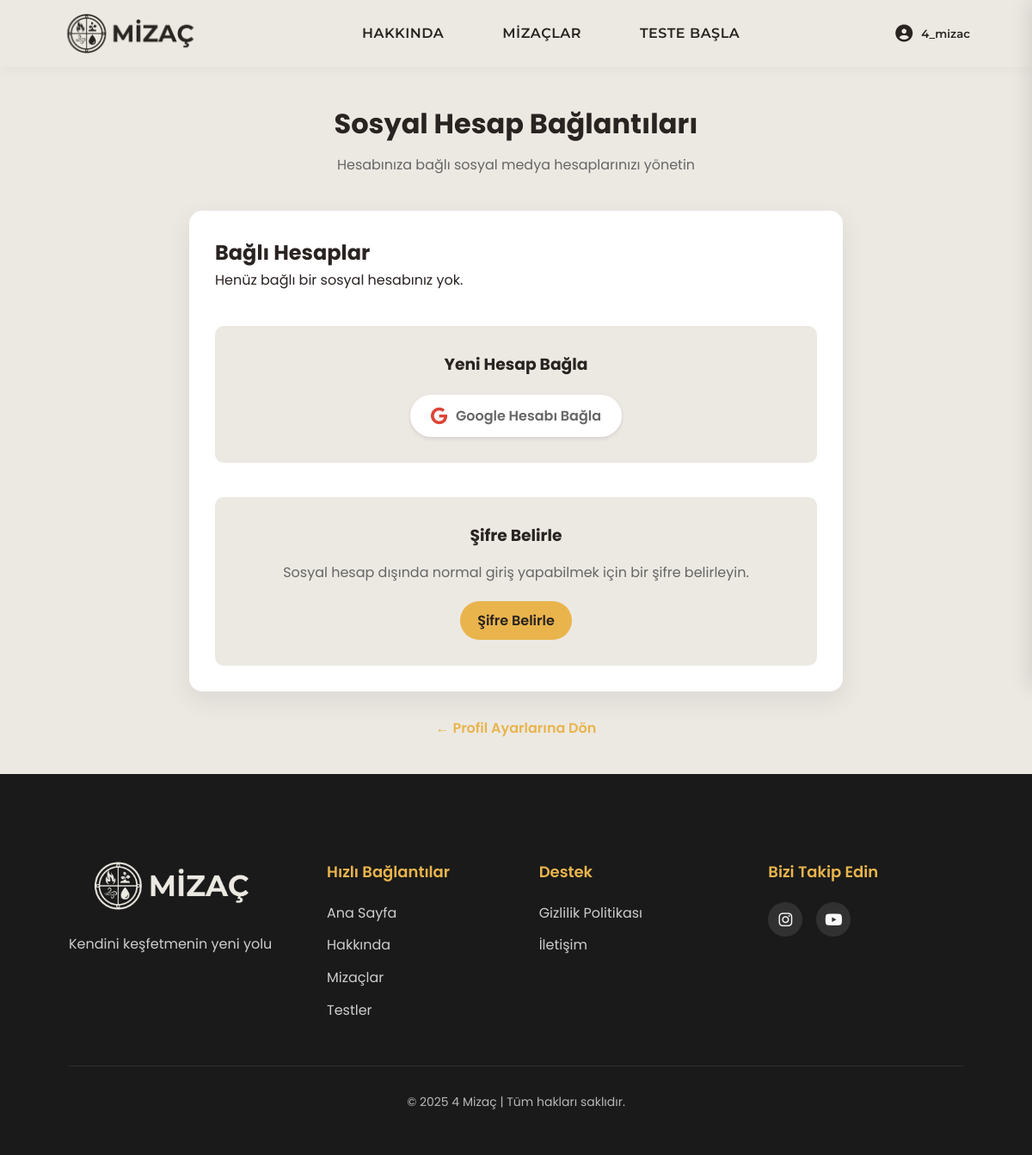
Page /accounts/social/ (signed in) on the earlier database version.
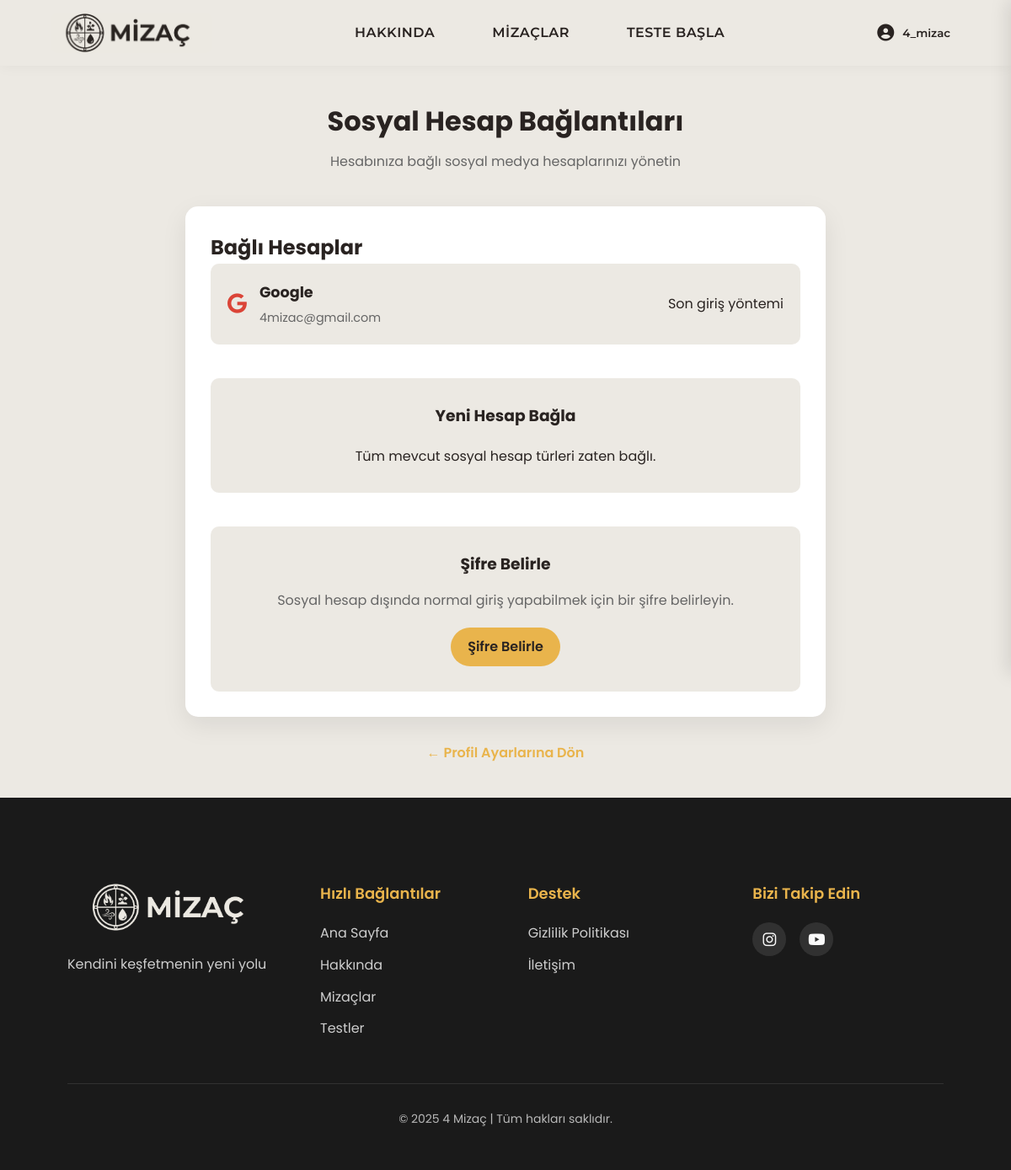
Same page on the later database version.
### accounts/models.py (models this page shows, shortened)
class SocialAccount(models.Model):
    PROVIDER_CHOICES = [
        ('google', 'Google'),
    ]
    user = models.ForeignKey(User, on_delete=models.CASCADE, related_name='social_accounts')
    provider = models.CharField(max_length=30, choices=PROVIDER_CHOICES)
    uid = models.CharField(max_length=255, help_text="Provider'dan gelen unique ID")
    email = models.EmailField()
    extra_data = models.JSONField(default=dict, blank=True)
    created_at = models.DateTimeField(auto_now_add=True)
    updated_at = models.DateTimeField(auto_now=True)
    class Meta:
        unique_together = ('provider', 'uid')
        verbose_name = 'Sosyal Hesap'
        verbose_name_plural = 'Sosyal Hesaplar'

### accounts/views.py (the view)
# urls.py: path('social/', views.social_accounts, name='social_accounts'),
@login_required
def social_accounts(request):
    from .models import SocialAccount
    social_accounts = SocialAccount.objects.filter(user=request.user)
    has_google = social_accounts.filter(provider='google').exists()
    return render(request, 'accounts/social_accounts.html', {
        'social_accounts': social_accounts,
        'has_google': has_google
    })

### templates/accounts/social_accounts.html (shortened to what this page needs)
{% extends 'base.html' %}
{% load static %}
{% block extra_css %}
<link rel="stylesheet" href="{% static 'css/profiles.css' %}">
{% endblock %}
{% block content %}
<div class="social-accounts-container">
    <div class="social-header">
        <h1>Sosyal Hesap Bağlantıları</h1>
        <p>Hesabınıza bağlı sosyal medya hesaplarınızı yönetin</p>
    </div>
    <div class="social-card">
        <div class="connected-accounts">
            <h2>Bağlı Hesaplar</h2>
            {% if social_accounts %}
                {% for account in social_accounts %}
                    <div class="account-item">
                        <div class="account-info">
                            <div class="account-icon">
                                {% if account.provider == 'google' %}
                                    <i class="fab fa-google"></i>
                                {% endif %}
                            </div>
                            <div class="account-details">
                                <h4>{{ account.provider|title }}</h4>
                                <p>{{ account.email }}</p>
                            </div>
                        </div>
                        {% if user.has_usable_password or social_accounts.count > 1 %}
                            <a href="{% url 'disconnect_social' account.provider %}"
                               class="disconnect-btn"
                               onclick="return confirm('Bu hesap bağlantısını kaldırmak istediğinize emin misiniz?')">
                                Bağlantıyı Kaldır
                            </a>
                        {% else %}
                            <span class="text-muted">Son giriş yöntemi</span>
                        {% endif %}
                    </div>
                {% endfor %}
            {% else %}
                <p>Henüz bağlı bir sosyal hesabınız yok.</p>
            {% endif %}
        </div>
        <div class="add-account">
            <h3>Yeni Hesap Bağla</h3>
            {% if not has_google %}
                <a href="{% url 'connect_google' %}" class="connect-google-btn">
                    <i class="fab fa-google"></i> Google Hesabı Bağla
                </a>
            {% else %}
                <p>Tüm mevcut sosyal hesap türleri zaten bağlı.</p>
            {% endif %}
        </div>
        {% if not user.has_usable_password %}
            <div class="password-section">
                <h3>Şifre Belirle</h3>
                <p>Sosyal hesap dışında normal giriş yapabilmek için bir şifre belirleyin.</p>
                <a href="{% url 'set_password' %}" class="set-password-btn">
                    Şifre Belirle
                </a>
            </div>
        {% endif %}
    </div>
    <div class="back-link">
        <a href="{% url 'profiles' %}">← Profil Ayarlarına Dön</a>
    </div>
</div>
{% endblock %}

### templates/base.html (shortened to what this page needs)
{% load static %}
<!DOCTYPE html>
<html lang="tr">
<head>
    {% load static %}
    <link rel="stylesheet" href="{% static 'css/base.css' %}">
    {% block extra_css %}{% endblock %}
    <link href="https://cdnjs.cloudflare.com/ajax/libs/font-awesome/6.4.0/css/all.min.css" rel="stylesheet">
</head>
<body>
    <div class="page-container">
        <header class="nav-container">
            <div class="header-content">
                <a href="{% url 'index' %}" class="logo">
                    <img src="{% static 'images/logo.jpg' %}" alt="MİZAÇ" class="logo-img">
                </a>
                <nav class="nav-links">
                    <a href="{% url 'about' %}" class="nav-item">HAKKINDA</a>
                    <a href="{% url 'temperaments' %}" class="nav-item">MİZAÇLAR</a>
                    <a href="{% url 'test_list' %}" class="nav-item">TESTE BAŞLA</a>
                </nav>
                {% if user.is_authenticated %}
                <div class="profile-container">
                    <button class="profile-button">
                        <i class="fas fa-user-circle"></i>
                        <span class="username-display">{{ user.username }}</span>
                    </button>
                </div>
                {% else %}
                    <a href="{% url 'login' %}" class="login-button"><i class="fas fa-sign-in-alt"></i> GİRİŞ YAP</a>
                {% endif %}
            </div>
        </header>
        <main>
            {% block content %}{% endblock %}
        </main>
        <footer>
            <div class="container">
                <div class="footer-content">
                    <div class="footer-logo">
                        <img src="{% static 'images/l2.jpg' %}" alt="MİZAÇ" class="footer-logo-img">
                        <p>Kendini keşfetmenin yeni yolu</p>
                    </div>
                    <div class="footer-links">
                        <div class="footer-column">
                            <h3>Hızlı Bağlantılar</h3>
                            <ul>
                                <li><a href="{% url 'index' %}">Ana Sayfa</a></li>
                                <li><a href="{% url 'about' %}">Hakkında</a></li>
                                <li><a href="{% url 'temperaments' %}">Mizaçlar</a></li>
                                <li><a href="{% url 'test_list' %}">Testler</a></li>
                            </ul>
                        </div>
                        <div class="footer-column">
                            <h3>Destek</h3>
                            <ul>
                                <li><a href="#">Gizlilik Politikası</a></li>
                                <li><a href="{% url 'about' %}">İletişim</a></li>
                            </ul>
                        </div>
                    </div>
                    <div class="footer-social">
                        <h3>Bizi Takip Edin</h3>
                        <div class="social-icons">
                            <a href="#" aria-label="Instagram"><i class="fab fa-instagram"></i></a>
                            <a href="#" aria-label="Youtube"><i class="fab fa-youtube"></i></a>
                        </div>
                    </div>
                </div>
                <div class="footer-bottom">
                    <p>&copy; 2025 4 Mizaç | Tüm hakları saklıdır.</p>
                </div>
            </div>
        </footer>
    </div>
</body>
</html>

### static/css/profiles.css (style rules this page uses)
:root { --primary-color: #292321; --secondary-color: #ece9e3; --accent-color: #e9b44c; --card-radius: 16px; --card-shadow: 0 10px 25px rgba(0, 0, 0, 0.08); --transition: all 0.3s ease; --transition-bounce: all 0.4s cubic-bezier(0.175, 0.885, 0.32, 1.275); --ates-color: #e74c3c; --ates-bg: rgba(231, 76, 60, 0.2); --ates-gradient: linear-gradient(135deg, rgba(231, 76, 60, 0.05), rgba(231, 76, 60, 0.15)); --hava-color: #78909c; --hava-bg: rgba(120, 144, 156, 0.2); --hava-gradient: linear-gradient(135deg, rgba(120, 144, 156, 0.05), rgba(120, 144, 156, 0.15)); --su-color: #2980b9; --su-bg: rgba(41, 128, 185, 0.2); --su-gradient: linear-gradient(135deg, rgba(41, 128, 185, 0.05), rgba(41, 128, 185, 0.15)); --toprak-color: #8d6e63; --toprak-bg: rgba(141, 110, 99, 0.2); --toprak-gradient: linear-gradient(135deg, rgba(141, 110, 99, 0.05), rgba(141, 110, 99, 0.15)); --premium-shadow: 0 10px 30px rgba(0, 0, 0, 0.07); --box-shadow-hover: 0 20px 40px rgba(0, 0, 0, 0.1); }

### templates/accounts/social_accounts.html (style rules this page uses)
.social-accounts-container { max-width: 800px; margin: 40px auto; padding: 0 20px; }
.social-header { text-align: center; margin-bottom: 40px; }
.social-header h1 { font-size: 2rem; color: var(--primary-color); margin-bottom: 10px; }
.social-header p { color: #666; }
.social-card { background-color: white; border-radius: 15px; box-shadow: 0 10px 30px rgba(0, 0, 0, 0.08); padding: 30px; margin-bottom: 30px; }
.connected-accounts { margin-bottom: 40px; }
.account-item { display: flex; align-items: center; justify-content: space-between; padding: 20px; background-color: var(--secondary-color); border-radius: 10px; margin-bottom: 15px; }
.account-info { display: flex; align-items: center; gap: 15px; }
.account-icon { font-size: 24px; color: #db4437; }
.account-details h4 { margin: 0; color: var(--primary-color); font-size: 1.1rem; }
.account-details p { margin: 5px 0 0 0; color: #666; font-size: 0.9rem; }
.add-account { text-align: center; padding: 30px; background-color: var(--secondary-color); border-radius: 10px; }
.add-account h3 { margin-bottom: 20px; color: var(--primary-color); }
.password-section { margin-top: 40px; padding: 30px; background-color: var(--secondary-color); border-radius: 10px; text-align: center; }
.password-section h3 { margin-bottom: 15px; color: var(--primary-color); }
.password-section p { color: #666; margin-bottom: 20px; }
.set-password-btn { background-color: var(--accent-color); color: var(--primary-color); padding: 10px 20px; border-radius: 25px; text-decoration: none; font-weight: 600; display: inline-block; transition: var(--transition); }
.back-link { text-align: center; margin-top: 30px; }
.back-link a { color: var(--accent-color); text-decoration: none; font-weight: 600; }

Differences in the rows shown:
added SocialAccount: provider "Google", email "4mizac@gmail.com"
Other differences:
text no longer shown: "Henüz bağlı bir sosyal hesabınız yok. Google Hesabı Bağla"
text now shown: "Tüm mevcut sosyal hesap türleri zaten bağlı."
